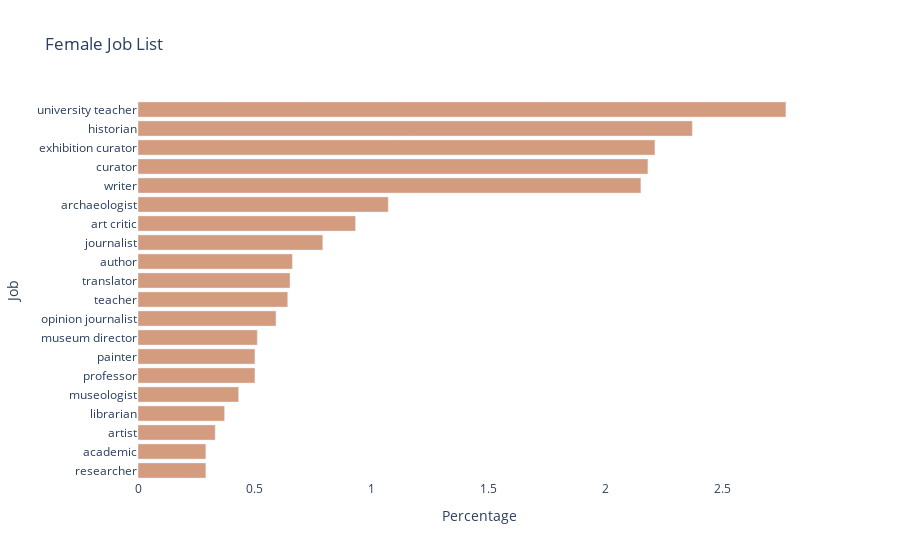

Source (notebook cell):
### Markdown cell above
### Visualization

### Code cell
fig = px.bar(df, x="Percentage", y="Job", orientation='h', color= 'Job', 
             color_discrete_map={"university teacher": '#d49c7f',"historian":'#d49c7f', "exhibition curator": '#d49c7f',
                                "curator": '#d49c7f', "writer":'#d49c7f', "archaeologist":'#d49c7f',"art critic":'#d49c7f',
                                 "journalist":'#d49c7f', "author":'#d49c7f',"translator":'#d49c7f',"teacher":'#d49c7f',
                                 "opinion journalist":'#d49c7f',"museum director":'#d49c7f',"painter":'#d49c7f',"professor":'#d49c7f',
                                "museologist":'#d49c7f', "librarian":'#d49c7f', "artist":'#d49c7f',"academic":'#d49c7f', "researcher":'#d49c7f'}, title="Female Job List")

fig.update_layout(showlegend=False, plot_bgcolor='white',autosize=True)
                  


fig.show()

fig.write_html("./female_jobs.html")

### Figure 1 — Plotly figure (JSON) as saved in the notebook; plotly's stock layout.template omitted (floating-point values rounded to 4 significant figures)
{"data": [{"alignmentgroup": "True", "hovertemplate": "Job=%{y}<br>Percentage=%{x}<extra></extra>", "legendgroup": "university teacher", "marker": {"color": "#d49c7f", "pattern": {"shape": ""}}, "name": "university teacher", "offsetgroup": "university teacher", "orientation": "h", "showlegend": true, "textposition": "auto", "type": "bar", "x": [2.77], "xaxis": "x", "y": ["university teacher"], "yaxis": "y"}, {"alignmentgroup": "True", "hovertemplate": "Job=%{y}<br>Percentage=%{x}<extra></extra>", "legendgroup": "historian", "marker": {"color": "#d49c7f", "pattern": {"shape": ""}}, "name": "historian", "offsetgroup": "historian", "orientation": "h", "showlegend": true, "textposition": "auto", "type": "bar", "x": [2.37], "xaxis": "x", "y": ["historian"], "yaxis": "y"}, {"alignmentgroup": "True", "hovertemplate": "Job=%{y}<br>Percentage=%{x}<extra></extra>", "legendgroup": "exhibition curator", "marker": {"color": "#d49c7f", "pattern": {"shape": ""}}, "name": "exhibition curator", "offsetgroup": "exhibition curator", "orientation": "h", "showlegend": true, "textposition": "auto", "type": "bar", "x": [2.21], "xaxis": "x", "y": ["exhibition curator"], "yaxis": "y"}, {"alignmentgroup": "True", "hovertemplate": "Job=%{y}<br>Percentage=%{x}<extra></extra>", "legendgroup": "curator", "marker": {"color": "#d49c7f", "pattern": {"shape": ""}}, "name": "curator", "offsetgroup": "curator", "orientation": "h", "showlegend": true, "textposition": "auto", "type": "bar", "x": [2.18], "xaxis": "x", "y": ["curator"], "yaxis": "y"}, {"alignmentgroup": "True", "hovertemplate": "Job=%{y}<br>Percentage=%{x}<extra></extra>", "legendgroup": "writer", "marker": {"color": "#d49c7f", "pattern": {"shape": ""}}, "name": "writer", "offsetgroup": "writer", "orientation": "h", "showlegend": true, "textposition": "auto", "type": "bar", "x": [2.15], "xaxis": "x", "y": ["writer"], "yaxis": "y"}, {"alignmentgroup": "True", "hovertemplate": "Job=%{y}<br>Percentage=%{x}<extra></extra>", "legendgroup": "archaeologist", "marker": {"color": "#d49c7f", "pattern": {"shape": ""}}, "name": "archaeologist", "offsetgroup": "archaeologist", "orientation": "h", "showlegend": true, "textposition": "auto", "type": "bar", "x": [1.07], "xaxis": "x", "y": ["archaeologist"], "yaxis": "y"}, {"alignmentgroup": "True", "hovertemplate": "Job=%{y}<br>Percentage=%{x}<extra></extra>", "legendgroup": "art critic", "marker": {"color": "#d49c7f", "pattern": {"shape": ""}}, "name": "art critic", "offsetgroup": "art critic", "orientation": "h", "showlegend": true, "textposition": "auto", "type": "bar", "x": [0.93], "xaxis": "x", "y": ["art critic"], "yaxis": "y"}, {"alignmentgroup": "True", "hovertemplate": "Job=%{y}<br>Percentage=%{x}<extra></extra>", "legendgroup": "journalist", "marker": {"color": "#d49c7f", "pattern": {"shape": ""}}, "name": "journalist", "offsetgroup": "journalist", "orientation": "h", "showlegend": true, "textposition": "auto", "type": "bar", "x": [0.79], "xaxis": "x", "y": ["journalist"], "yaxis": "y"}, {"alignmentgroup": "True", "hovertemplate": "Job=%{y}<br>Percentage=%{x}<extra></extra>", "legendgroup": "author", "marker": {"color": "#d49c7f", "pattern": {"shape": ""}}, "name": "author", "offsetgroup": "author", "orientation": "h", "showlegend": true, "textposition": "auto", "type": "bar", "x": [0.66], "xaxis": "x", "y": ["author"], "yaxis": "y"}, {"alignmentgroup": "True", "hovertemplate": "Job=%{y}<br>Percentage=%{x}<extra></extra>", "legendgroup": "translator", "marker": {"color": "#d49c7f", "pattern": {"shape": ""}}, "name": "translator", "offsetgroup": "translator", "orientation": "h", "showlegend": true, "textposition": "auto", "type": "bar", "x": [0.65], "xaxis": "x", "y": ["translator"], "yaxis": "y"}, {"alignmentgroup": "True", "hovertemplate": "Job=%{y}<br>Percentage=%{x}<extra></extra>", "legendgroup": "teacher", "marker": {"color": "#d49c7f", "pattern": {"shape": ""}}, "name": "teacher", "offsetgroup": "teacher", "orientation": "h", "showlegend": true, "textposition": "auto", "type": "bar", "x": [0.64], "xaxis": "x", "y": ["teacher"], "yaxis": "y"}, {"alignmentgroup": "True", "hovertemplate": "Job=%{y}<br>Percentage=%{x}<extra></extra>", "legendgroup": "opinion journalist", "marker": {"color": "#d49c7f", "pattern": {"shape": ""}}, "name": "opinion journalist", "offsetgroup": "opinion journalist", "orientation": "h", "showlegend": true, "textposition": "auto", "type": "bar", "x": [0.59], "xaxis": "x", "y": ["opinion journalist"], "yaxis": "y"}, {"alignmentgroup": "True", "hovertemplate": "Job=%{y}<br>Percentage=%{x}<extra></extra>", "legendgroup": "museum director", "marker": {"color": "#d49c7f", "pattern": {"shape": ""}}, "name": "museum director", "offsetgroup": "museum director", "orientation": "h", "showlegend": true, "textposition": "auto", "type": "bar", "x": [0.51], "xaxis": "x", "y": ["museum director"], "yaxis": "y"}, {"alignmentgroup": "True", "hovertemplate": "Job=%{y}<br>Percentage=%{x}<extra></extra>", "legendgroup": "painter", "marker": {"color": "#d49c7f", "pattern": {"shape": ""}}, "name": "painter", "offsetgroup": "painter", "orientation": "h", "showlegend": true, "textposition": "auto", "type": "bar", "x": [0.5], "xaxis": "x", "y": ["painter"], "yaxis": "y"}, {"alignmentgroup": "True", "hovertemplate": "Job=%{y}<br>Percentage=%{x}<extra></extra>", "legendgroup": "professor", "marker": {"color": "#d49c7f", "pattern": {"shape": ""}}, "name": "professor", "offsetgroup": "professor", "orientation": "h", "showlegend": true, "textposition": "auto", "type": "bar", "x": [0.5], "xaxis": "x", "y": ["professor"], "yaxis": "y"}, {"alignmentgroup": "True", "hovertemplate": "Job=%{y}<br>Percentage=%{x}<extra></extra>", "legendgroup": "museologist", "marker": {"color": "#d49c7f", "pattern": {"shape": ""}}, "name": "museologist", "offsetgroup": "museologist", "orientation": "h", "showlegend": true, "textposition": "auto", "type": "bar", "x": [0.43], "xaxis": "x", "y": ["museologist"], "yaxis": "y"}, {"alignmentgroup": "True", "hovertemplate": "Job=%{y}<br>Percentage=%{x}<extra></extra>", "legendgroup": "librarian", "marker": {"color": "#d49c7f", "pattern": {"shape": ""}}, "name": "librarian", "offsetgroup": "librarian", "orientation": "h", "showlegend": true, "textposition": "auto", "type": "bar", "x": [0.37], "xaxis": "x", "y": ["librarian"], "yaxis": "y"}, {"alignmentgroup": "True", "hovertemplate": "Job=%{y}<br>Percentage=%{x}<extra></extra>", "legendgroup": "artist", "marker": {"color": "#d49c7f", "pattern": {"shape": ""}}, "name": "artist", "offsetgroup": "artist", "orientation": "h", "showlegend": true, "textposition": "auto", "type": "bar", "x": [0.33], "xaxis": "x", "y": ["artist"], "yaxis": "y"}, {"alignmentgroup": "True", "hovertemplate": "Job=%{y}<br>Percentage=%{x}<extra></extra>", "legendgroup": "academic", "marker": {"color": "#d49c7f", "pattern": {"shape": ""}}, "name": "academic", "offsetgroup": "academic", "orientation": "h", "showlegend": true, "textposition": "auto", "type": "bar", "x": [0.29], "xaxis": "x", "y": ["academic"], "yaxis": "y"}, {"alignmentgroup": "True", "hovertemplate": "Job=%{y}<br>Percentage=%{x}<extra></extra>", "legendgroup": "researcher", "marker": {"color": "#d49c7f", "pattern": {"shape": ""}}, "name": "researcher", "offsetgroup": "researcher", "orientation": "h", "showlegend": true, "textposition": "auto", "type": "bar", "x": [0.29], "xaxis": "x", "y": ["researcher"], "yaxis": "y"}], "layout": {"autosize": true, "barmode": "relative", "legend": {"title": {"text": "Job"}, "tracegroupgap": 0}, "plot_bgcolor": "white", "showlegend": false, "title": {"text": "Female Job List"}, "xaxis": {"anchor": "y", "domain": [0, 1], "title": {"text": "Percentage"}}, "yaxis": {"anchor": "x", "categoryarray": ["researcher", "academic", "artist", "librarian", "museologist", "professor", "painter", "museum director", "opinion journalist", "teacher", "translator", "author", "journalist", "art critic", "archaeologist", "writer", "curator", "exhibition curator", "historian", "university teacher"], "categoryorder": "array", "domain": [0, 1], "title": {"text": "Job"}}}}
